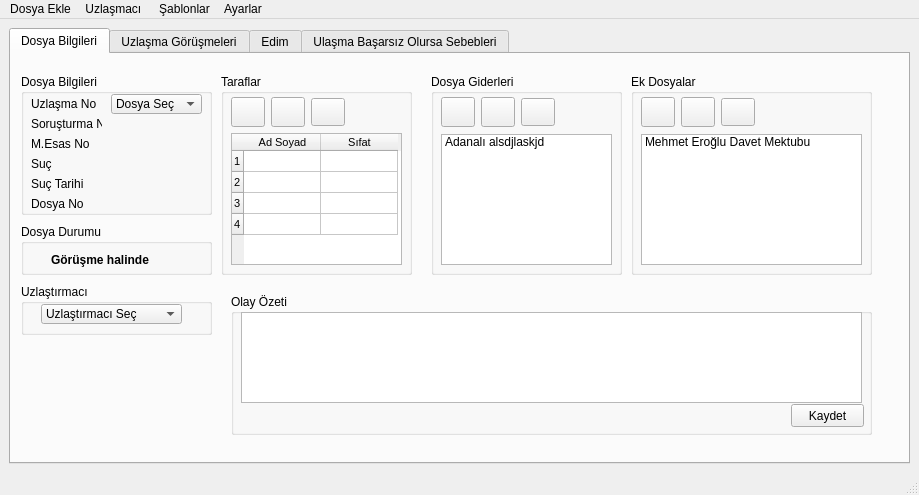
<?xml version="1.0" encoding="UTF-8"?>
<ui version="4.0">
 <class>MainWindow</class>
 <widget class="QMainWindow" name="MainWindow">
  <property name="geometry">
   <rect>
    <x>0</x>
    <y>0</y>
    <width>919</width>
    <height>495</height>
   </rect>
  </property>
  <property name="windowTitle">
   <string>Uzlaş uzlaşabilirsen</string>
  </property>
  <property name="windowIcon">
   <iconset>
    <normaloff>../../../Downloads/faenza-icon-theme-master/Faenza/places/48/distributor-logo-ubuntu.png</normaloff>../../../Downloads/faenza-icon-theme-master/Faenza/places/48/distributor-logo-ubuntu.png</iconset>
  </property>
  <widget class="QWidget" name="centralwidget">
   <layout class="QGridLayout" name="gridLayout">
    <item row="0" column="0">
     <widget class="QTabWidget" name="tabWidget">
      <property name="currentIndex">
       <number>0</number>
      </property>
      <widget class="QWidget" name="tab">
       <attribute name="title">
        <string>Dosya Bilgileri</string>
       </attribute>
       <widget class="QGroupBox" name="groupBox">
        <property name="geometry">
         <rect>
          <x>210</x>
          <y>20</y>
          <width>191</width>
          <height>201</height>
         </rect>
        </property>
        <property name="title">
         <string>Taraflar</string>
        </property>
        <widget class="QPushButton" name="pushButton_4">
         <property name="geometry">
          <rect>
           <x>10</x>
           <y>23</y>
           <width>34</width>
           <height>30</height>
          </rect>
         </property>
         <property name="text">
          <string/>
         </property>
         <property name="icon">
          <iconset>
           <normaloff>../lib/icon/new.png</normaloff>../lib/icon/new.png</iconset>
         </property>
         <property name="iconSize">
          <size>
           <width>22</width>
           <height>22</height>
          </size>
         </property>
        </widget>
        <widget class="QPushButton" name="pushButton_5">
         <property name="geometry">
          <rect>
           <x>50</x>
           <y>23</y>
           <width>34</width>
           <height>30</height>
          </rect>
         </property>
         <property name="text">
          <string/>
         </property>
         <property name="icon">
          <iconset>
           <normaloff>../lib/icon/gtk-edit.png</normaloff>../lib/icon/gtk-edit.png</iconset>
         </property>
         <property name="iconSize">
          <size>
           <width>22</width>
           <height>22</height>
          </size>
         </property>
        </widget>
        <widget class="QPushButton" name="pushButton_6">
         <property name="geometry">
          <rect>
           <x>90</x>
           <y>24</y>
           <width>34</width>
           <height>28</height>
          </rect>
         </property>
         <property name="text">
          <string/>
         </property>
         <property name="icon">
          <iconset>
           <normaloff>../lib/icon/gtk-no.png</normaloff>../lib/icon/gtk-no.png</iconset>
         </property>
         <property name="iconSize">
          <size>
           <width>22</width>
           <height>20</height>
          </size>
         </property>
        </widget>
        <widget class="QTableWidget" name="tableWidget">
         <property name="geometry">
          <rect>
           <x>10</x>
           <y>59</y>
           <width>171</width>
           <height>132</height>
          </rect>
         </property>
         <property name="maximumSize">
          <size>
           <width>171</width>
           <height>140</height>
          </size>
         </property>
         <property name="font">
          <font>
           <pointsize>8</pointsize>
          </font>
         </property>
         <attribute name="horizontalHeaderDefaultSectionSize">
          <number>77</number>
         </attribute>
         <attribute name="horizontalHeaderMinimumSectionSize">
          <number>21</number>
         </attribute>
         <attribute name="verticalHeaderDefaultSectionSize">
          <number>21</number>
         </attribute>
         <attribute name="verticalHeaderMinimumSectionSize">
          <number>19</number>
         </attribute>
         <row>
          <property name="text">
           <string>1</string>
          </property>
         </row>
         <row>
          <property name="text">
           <string>2</string>
          </property>
         </row>
         <row>
          <property name="text">
           <string>3</string>
          </property>
         </row>
         <row>
          <property name="text">
           <string>4</string>
          </property>
         </row>
         <column>
          <property name="text">
           <string>Ad Soyad</string>
          </property>
         </column>
         <column>
          <property name="text">
           <string>Sıfat</string>
          </property>
         </column>
        </widget>
       </widget>
       <widget class="QGroupBox" name="groupBox_2">
        <property name="geometry">
         <rect>
          <x>10</x>
          <y>20</y>
          <width>191</width>
          <height>141</height>
         </rect>
        </property>
        <property name="cursor">
         <cursorShape>ArrowCursor</cursorShape>
        </property>
        <property name="title">
         <string>Dosya Bilgileri</string>
        </property>
        <property name="flat">
         <bool>false</bool>
        </property>
        <property name="checkable">
         <bool>false</bool>
        </property>
        <widget class="QLabel" name="label">
         <property name="geometry">
          <rect>
           <x>10</x>
           <y>20</y>
           <width>71</width>
           <height>20</height>
          </rect>
         </property>
         <property name="text">
          <string>Uzlaşma No</string>
         </property>
        </widget>
        <widget class="QComboBox" name="comboBox">
         <property name="geometry">
          <rect>
           <x>90</x>
           <y>20</y>
           <width>91</width>
           <height>20</height>
          </rect>
         </property>
         <item>
          <property name="text">
           <string>Dosya Seç</string>
          </property>
         </item>
        </widget>
       </widget>
       <widget class="QGroupBox" name="groupBox_3">
        <property name="geometry">
         <rect>
          <x>10</x>
          <y>170</y>
          <width>191</width>
          <height>51</height>
         </rect>
        </property>
        <property name="title">
         <string>Dosya Durumu</string>
        </property>
        <widget class="QLabel" name="label_7">
         <property name="geometry">
          <rect>
           <x>30</x>
           <y>20</y>
           <width>131</width>
           <height>31</height>
          </rect>
         </property>
         <property name="font">
          <font>
           <pointsize>9</pointsize>
           <weight>75</weight>
           <bold>true</bold>
          </font>
         </property>
         <property name="text">
          <string>Görüşme halinde</string>
         </property>
        </widget>
       </widget>
       <widget class="QLabel" name="label_2">
        <property name="geometry">
         <rect>
          <x>20</x>
          <y>60</y>
          <width>71</width>
          <height>20</height>
         </rect>
        </property>
        <property name="text">
         <string>Soruşturma No</string>
        </property>
       </widget>
       <widget class="QLabel" name="label_3">
        <property name="geometry">
         <rect>
          <x>20</x>
          <y>80</y>
          <width>71</width>
          <height>20</height>
         </rect>
        </property>
        <property name="text">
         <string>M.Esas No</string>
        </property>
       </widget>
       <widget class="QLabel" name="label_4">
        <property name="geometry">
         <rect>
          <x>20</x>
          <y>100</y>
          <width>71</width>
          <height>20</height>
         </rect>
        </property>
        <property name="text">
         <string>Suç</string>
        </property>
       </widget>
       <widget class="QLabel" name="label_5">
        <property name="geometry">
         <rect>
          <x>20</x>
          <y>120</y>
          <width>71</width>
          <height>20</height>
         </rect>
        </property>
        <property name="text">
         <string>Suç Tarihi</string>
        </property>
       </widget>
       <widget class="QLabel" name="label_6">
        <property name="geometry">
         <rect>
          <x>20</x>
          <y>140</y>
          <width>71</width>
          <height>20</height>
         </rect>
        </property>
        <property name="text">
         <string>Dosya No</string>
        </property>
       </widget>
       <widget class="QLabel" name="label_8">
        <property name="geometry">
         <rect>
          <x>100</x>
          <y>60</y>
          <width>71</width>
          <height>20</height>
         </rect>
        </property>
        <property name="text">
         <string/>
        </property>
       </widget>
       <widget class="QLabel" name="label_9">
        <property name="geometry">
         <rect>
          <x>100</x>
          <y>80</y>
          <width>71</width>
          <height>20</height>
         </rect>
        </property>
        <property name="text">
         <string/>
        </property>
       </widget>
       <widget class="QLabel" name="label_10">
        <property name="geometry">
         <rect>
          <x>100</x>
          <y>100</y>
          <width>71</width>
          <height>20</height>
         </rect>
        </property>
        <property name="text">
         <string/>
        </property>
       </widget>
       <widget class="QLabel" name="label_11">
        <property name="geometry">
         <rect>
          <x>100</x>
          <y>120</y>
          <width>71</width>
          <height>20</height>
         </rect>
        </property>
        <property name="text">
         <string/>
        </property>
       </widget>
       <widget class="QLabel" name="label_12">
        <property name="geometry">
         <rect>
          <x>100</x>
          <y>140</y>
          <width>71</width>
          <height>20</height>
         </rect>
        </property>
        <property name="text">
         <string/>
        </property>
       </widget>
       <widget class="QGroupBox" name="groupBox_8">
        <property name="geometry">
         <rect>
          <x>10</x>
          <y>230</y>
          <width>191</width>
          <height>51</height>
         </rect>
        </property>
        <property name="title">
         <string>Uzlaştırmacı</string>
        </property>
        <widget class="QComboBox" name="comboBox_2">
         <property name="geometry">
          <rect>
           <x>20</x>
           <y>20</y>
           <width>141</width>
           <height>20</height>
          </rect>
         </property>
         <item>
          <property name="text">
           <string>Uzlaştırmacı Seç</string>
          </property>
         </item>
        </widget>
       </widget>
       <widget class="QGroupBox" name="groupBox_9">
        <property name="geometry">
         <rect>
          <x>420</x>
          <y>20</y>
          <width>191</width>
          <height>201</height>
         </rect>
        </property>
        <property name="title">
         <string>Dosya Giderleri</string>
        </property>
        <widget class="QPushButton" name="pushButton_9">
         <property name="geometry">
          <rect>
           <x>10</x>
           <y>23</y>
           <width>34</width>
           <height>30</height>
          </rect>
         </property>
         <property name="text">
          <string/>
         </property>
         <property name="icon">
          <iconset>
           <normaloff>../lib/icon/new.png</normaloff>../lib/icon/new.png</iconset>
         </property>
         <property name="iconSize">
          <size>
           <width>22</width>
           <height>22</height>
          </size>
         </property>
        </widget>
        <widget class="QPushButton" name="pushButton_10">
         <property name="geometry">
          <rect>
           <x>50</x>
           <y>23</y>
           <width>34</width>
           <height>30</height>
          </rect>
         </property>
         <property name="text">
          <string/>
         </property>
         <property name="icon">
          <iconset>
           <normaloff>../lib/icon/gtk-edit.png</normaloff>../lib/icon/gtk-edit.png</iconset>
         </property>
         <property name="iconSize">
          <size>
           <width>22</width>
           <height>22</height>
          </size>
         </property>
        </widget>
        <widget class="QPushButton" name="pushButton_11">
         <property name="geometry">
          <rect>
           <x>90</x>
           <y>24</y>
           <width>34</width>
           <height>28</height>
          </rect>
         </property>
         <property name="text">
          <string/>
         </property>
         <property name="icon">
          <iconset>
           <normaloff>../lib/icon/gtk-no.png</normaloff>../lib/icon/gtk-no.png</iconset>
         </property>
         <property name="iconSize">
          <size>
           <width>22</width>
           <height>20</height>
          </size>
         </property>
        </widget>
        <widget class="QListWidget" name="listWidget_2">
         <property name="geometry">
          <rect>
           <x>10</x>
           <y>60</y>
           <width>171</width>
           <height>131</height>
          </rect>
         </property>
         <item>
          <property name="text">
           <string>Adanalı alsdjlaskjd</string>
          </property>
         </item>
        </widget>
       </widget>
       <widget class="QGroupBox" name="groupBox_10">
        <property name="geometry">
         <rect>
          <x>620</x>
          <y>20</y>
          <width>241</width>
          <height>201</height>
         </rect>
        </property>
        <property name="title">
         <string>Ek Dosyalar</string>
        </property>
        <widget class="QPushButton" name="pushButton_12">
         <property name="geometry">
          <rect>
           <x>10</x>
           <y>23</y>
           <width>34</width>
           <height>30</height>
          </rect>
         </property>
         <property name="text">
          <string/>
         </property>
         <property name="icon">
          <iconset>
           <normaloff>../lib/icon/new.png</normaloff>../lib/icon/new.png</iconset>
         </property>
         <property name="iconSize">
          <size>
           <width>22</width>
           <height>22</height>
          </size>
         </property>
        </widget>
        <widget class="QPushButton" name="pushButton_13">
         <property name="geometry">
          <rect>
           <x>50</x>
           <y>23</y>
           <width>34</width>
           <height>30</height>
          </rect>
         </property>
         <property name="text">
          <string/>
         </property>
         <property name="icon">
          <iconset>
           <normaloff>../lib/icon/gtk-edit.png</normaloff>../lib/icon/gtk-edit.png</iconset>
         </property>
         <property name="iconSize">
          <size>
           <width>22</width>
           <height>22</height>
          </size>
         </property>
        </widget>
        <widget class="QPushButton" name="pushButton_14">
         <property name="geometry">
          <rect>
           <x>90</x>
           <y>24</y>
           <width>34</width>
           <height>28</height>
          </rect>
         </property>
         <property name="text">
          <string/>
         </property>
         <property name="icon">
          <iconset>
           <normaloff>../lib/icon/gtk-no.png</normaloff>../lib/icon/gtk-no.png</iconset>
         </property>
         <property name="iconSize">
          <size>
           <width>22</width>
           <height>20</height>
          </size>
         </property>
        </widget>
        <widget class="QListWidget" name="listWidget_3">
         <property name="geometry">
          <rect>
           <x>10</x>
           <y>60</y>
           <width>221</width>
           <height>131</height>
          </rect>
         </property>
         <item>
          <property name="text">
           <string>Mehmet Eroğlu Davet Mektubu</string>
          </property>
         </item>
        </widget>
       </widget>
       <widget class="QGroupBox" name="groupBox_7">
        <property name="geometry">
         <rect>
          <x>220</x>
          <y>240</y>
          <width>641</width>
          <height>141</height>
         </rect>
        </property>
        <property name="title">
         <string>Olay Özeti</string>
        </property>
        <widget class="QTextEdit" name="textEdit_4">
         <property name="geometry">
          <rect>
           <x>10</x>
           <y>18</y>
           <width>621</width>
           <height>91</height>
          </rect>
         </property>
        </widget>
        <widget class="QPushButton" name="pushButton_7">
         <property name="geometry">
          <rect>
           <x>560</x>
           <y>110</y>
           <width>73</width>
           <height>23</height>
          </rect>
         </property>
         <property name="text">
          <string>Kaydet</string>
         </property>
        </widget>
       </widget>
      </widget>
      <widget class="QWidget" name="tab_2">
       <attribute name="title">
        <string>Uzlaşma Görüşmeleri</string>
       </attribute>
       <widget class="QGroupBox" name="groupBox_4">
        <property name="geometry">
         <rect>
          <x>0</x>
          <y>0</y>
          <width>881</width>
          <height>481</height>
         </rect>
        </property>
        <property name="sizePolicy">
         <sizepolicy hsizetype="Fixed" vsizetype="Preferred">
          <horstretch>0</horstretch>
          <verstretch>0</verstretch>
         </sizepolicy>
        </property>
        <property name="title">
         <string/>
        </property>
        <layout class="QGridLayout" name="gridLayout_3">
         <item row="0" column="0" colspan="2">
          <widget class="QTextEdit" name="textEdit">
           <property name="maximumSize">
            <size>
             <width>16777215</width>
             <height>16777215</height>
            </size>
           </property>
           <property name="html">
            <string>&lt;!DOCTYPE HTML PUBLIC &quot;-//W3C//DTD HTML 4.0//EN&quot; &quot;http://www.w3.org/TR/REC-html40/strict.dtd&quot;&gt;
&lt;html&gt;&lt;head&gt;&lt;meta name=&quot;qrichtext&quot; content=&quot;1&quot; /&gt;&lt;style type=&quot;text/css&quot;&gt;
p, li { white-space: pre-wrap; }
&lt;/style&gt;&lt;/head&gt;&lt;body style=&quot; font-family:'MS Shell Dlg 2'; font-size:8.25pt; font-weight:400; font-style:normal;&quot;&gt;
&lt;p style=&quot;-qt-paragraph-type:empty; margin-top:0px; margin-bottom:0px; margin-left:0px; margin-right:0px; -qt-block-indent:0; text-indent:0px;&quot;&gt;&lt;br /&gt;&lt;/p&gt;&lt;/body&gt;&lt;/html&gt;</string>
           </property>
          </widget>
         </item>
         <item row="1" column="0">
          <spacer name="horizontalSpacer_2">
           <property name="orientation">
            <enum>Qt::Horizontal</enum>
           </property>
           <property name="sizeHint" stdset="0">
            <size>
             <width>478</width>
             <height>20</height>
            </size>
           </property>
          </spacer>
         </item>
         <item row="1" column="1">
          <widget class="QPushButton" name="pushButton">
           <property name="text">
            <string>Kaydet</string>
           </property>
          </widget>
         </item>
        </layout>
       </widget>
      </widget>
      <widget class="QWidget" name="tab_3">
       <attribute name="title">
        <string>Edim</string>
       </attribute>
       <widget class="QGroupBox" name="groupBox_5">
        <property name="geometry">
         <rect>
          <x>0</x>
          <y>0</y>
          <width>881</width>
          <height>481</height>
         </rect>
        </property>
        <property name="sizePolicy">
         <sizepolicy hsizetype="Fixed" vsizetype="Preferred">
          <horstretch>0</horstretch>
          <verstretch>0</verstretch>
         </sizepolicy>
        </property>
        <property name="title">
         <string/>
        </property>
        <layout class="QGridLayout" name="gridLayout_4">
         <item row="0" column="0" colspan="2">
          <widget class="QTextEdit" name="textEdit_2">
           <property name="maximumSize">
            <size>
             <width>16777215</width>
             <height>16777215</height>
            </size>
           </property>
          </widget>
         </item>
         <item row="1" column="0">
          <spacer name="horizontalSpacer_3">
           <property name="orientation">
            <enum>Qt::Horizontal</enum>
           </property>
           <property name="sizeHint" stdset="0">
            <size>
             <width>478</width>
             <height>20</height>
            </size>
           </property>
          </spacer>
         </item>
         <item row="1" column="1">
          <widget class="QPushButton" name="pushButton_2">
           <property name="text">
            <string>Kaydet</string>
           </property>
          </widget>
         </item>
        </layout>
       </widget>
      </widget>
      <widget class="QWidget" name="tab_4">
       <attribute name="title">
        <string>Ulaşma Başarsız Olursa Sebebleri</string>
       </attribute>
       <widget class="QGroupBox" name="groupBox_6">
        <property name="geometry">
         <rect>
          <x>0</x>
          <y>0</y>
          <width>881</width>
          <height>481</height>
         </rect>
        </property>
        <property name="sizePolicy">
         <sizepolicy hsizetype="Fixed" vsizetype="Preferred">
          <horstretch>0</horstretch>
          <verstretch>0</verstretch>
         </sizepolicy>
        </property>
        <property name="title">
         <string/>
        </property>
        <layout class="QGridLayout" name="gridLayout_5">
         <item row="2" column="0">
          <spacer name="horizontalSpacer_4">
           <property name="orientation">
            <enum>Qt::Horizontal</enum>
           </property>
           <property name="sizeHint" stdset="0">
            <size>
             <width>478</width>
             <height>20</height>
            </size>
           </property>
          </spacer>
         </item>
         <item row="2" column="1">
          <widget class="QPushButton" name="pushButton_3">
           <property name="text">
            <string>Kaydet</string>
           </property>
          </widget>
         </item>
         <item row="1" column="0" colspan="2">
          <widget class="QTextEdit" name="textEdit_3">
           <property name="maximumSize">
            <size>
             <width>16777215</width>
             <height>16777215</height>
            </size>
           </property>
          </widget>
         </item>
        </layout>
       </widget>
      </widget>
     </widget>
    </item>
   </layout>
  </widget>
  <widget class="QMenuBar" name="menubar">
   <property name="geometry">
    <rect>
     <x>0</x>
     <y>0</y>
     <width>919</width>
     <height>21</height>
    </rect>
   </property>
   <widget class="QMenu" name="menuDosya_Ekle">
    <property name="title">
     <string>Dosya Ekle</string>
    </property>
    <addaction name="actionDosya_Ekle"/>
    <addaction name="actionDosya_Sil"/>
   </widget>
   <widget class="QMenu" name="menuUzla_mac_Ekle">
    <property name="title">
     <string>Uzlaşmacı </string>
    </property>
    <addaction name="actionUzla_mac_Bilgisi_ekle"/>
    <addaction name="actionUzla_mac_Sil"/>
   </widget>
   <widget class="QMenu" name="menu_ablonlar">
    <property name="title">
     <string>Şablonlar</string>
    </property>
    <addaction name="action_ablonlar_d_zenle"/>
   </widget>
   <widget class="QMenu" name="menuAyarlar">
    <property name="title">
     <string>Ayarlar</string>
    </property>
    <addaction name="actionFont_Ayarla"/>
   </widget>
   <addaction name="menuDosya_Ekle"/>
   <addaction name="menuUzla_mac_Ekle"/>
   <addaction name="menu_ablonlar"/>
   <addaction name="menuAyarlar"/>
  </widget>
  <widget class="QStatusBar" name="statusbar"/>
  <action name="actionDosya_Ekle">
   <property name="text">
    <string>Dosya Ekle</string>
   </property>
  </action>
  <action name="actionUzla_mac_Bilgisi_ekle">
   <property name="text">
    <string>Uzlaşmacı Ekle</string>
   </property>
  </action>
  <action name="action_ablonlar_d_zenle">
   <property name="text">
    <string>Şablonları düzenle</string>
   </property>
  </action>
  <action name="actionDosya_Sil">
   <property name="text">
    <string>Dosya Sil</string>
   </property>
  </action>
  <action name="actionFont_Ayarla">
   <property name="text">
    <string>Font Ayarla</string>
   </property>
  </action>
  <action name="action_ablon_Metni_Ayarla">
   <property name="text">
    <string>Şablon Metni Ayarla</string>
   </property>
  </action>
  <action name="actionUzla_mac_Sil">
   <property name="text">
    <string>Uzlaşmacı Sil</string>
   </property>
  </action>
 </widget>
 <resources/>
 <connections>
  <connection>
   <sender>comboBox</sender>
   <signal>activated(QString)</signal>
   <receiver>tabWidget</receiver>
   <slot>close()</slot>
   <hints>
    <hint type="sourcelabel">
     <x>181</x>
     <y>111</y>
    </hint>
    <hint type="destinationlabel">
     <x>253</x>
     <y>36</y>
    </hint>
   </hints>
  </connection>
  <connection>
   <sender>pushButton_4</sender>
   <signal>clicked()</signal>
   <receiver>MainWindow</receiver>
   <slot>close()</slot>
   <hints>
    <hint type="sourcelabel">
     <x>264</x>
     <y>124</y>
    </hint>
    <hint type="destinationlabel">
     <x>6</x>
     <y>275</y>
    </hint>
   </hints>
  </connection>
  <connection>
   <sender>pushButton_5</sender>
   <signal>clicked()</signal>
   <receiver>MainWindow</receiver>
   <slot>close()</slot>
   <hints>
    <hint type="sourcelabel">
     <x>304</x>
     <y>124</y>
    </hint>
    <hint type="destinationlabel">
     <x>3</x>
     <y>330</y>
    </hint>
   </hints>
  </connection>
  <connection>
   <sender>pushButton_7</sender>
   <signal>clicked()</signal>
   <receiver>MainWindow</receiver>
   <slot>close()</slot>
   <hints>
    <hint type="sourcelabel">
     <x>805</x>
     <y>411</y>
    </hint>
    <hint type="destinationlabel">
     <x>4</x>
     <y>444</y>
    </hint>
   </hints>
  </connection>
 </connections>
</ui>
